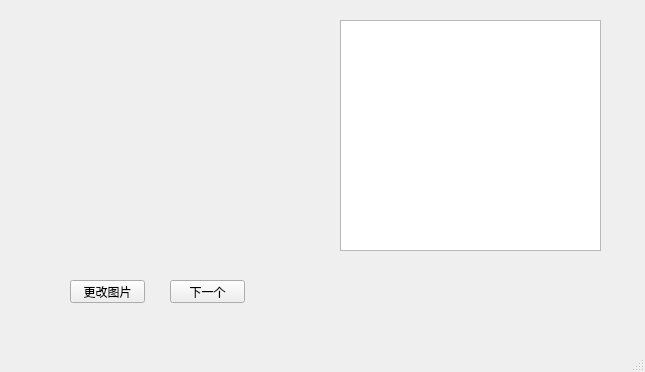
<?xml version="1.0" encoding="UTF-8"?>
<ui version="4.0">
 <class>MainWindow</class>
 <widget class="QMainWindow" name="MainWindow">
  <property name="geometry">
   <rect>
    <x>0</x>
    <y>0</y>
    <width>645</width>
    <height>372</height>
   </rect>
  </property>
  <property name="windowTitle">
   <string>MainWindow</string>
  </property>
  <widget class="QWidget" name="centralwidget">
   <widget class="QPushButton" name="pushButton">
    <property name="geometry">
     <rect>
      <x>70</x>
      <y>280</y>
      <width>75</width>
      <height>23</height>
     </rect>
    </property>
    <property name="text">
     <string>更改图片</string>
    </property>
   </widget>
   <widget class="QLabel" name="label">
    <property name="geometry">
     <rect>
      <x>40</x>
      <y>20</y>
      <width>241</width>
      <height>231</height>
     </rect>
    </property>
    <property name="styleSheet">
     <string notr="true">image: url(:/my_pic/pic/1234.jpg);</string>
    </property>
    <property name="text">
     <string/>
    </property>
   </widget>
   <widget class="QGraphicsView" name="graphicsView">
    <property name="geometry">
     <rect>
      <x>340</x>
      <y>20</y>
      <width>261</width>
      <height>231</height>
     </rect>
    </property>
    <property name="styleSheet">
     <string notr="true">border-image: url(:/my_pic/pic/12.jpg);</string>
    </property>
   </widget>
   <widget class="QPushButton" name="pushButton_2">
    <property name="geometry">
     <rect>
      <x>170</x>
      <y>280</y>
      <width>75</width>
      <height>23</height>
     </rect>
    </property>
    <property name="text">
     <string>下一个</string>
    </property>
   </widget>
  </widget>
  <widget class="QMenuBar" name="menubar">
   <property name="geometry">
    <rect>
     <x>0</x>
     <y>0</y>
     <width>645</width>
     <height>27</height>
    </rect>
   </property>
  </widget>
  <widget class="QStatusBar" name="statusbar"/>
 </widget>
 <resources>
  <include location="image.qrc"/>
 </resources>
 <connections>
  <connection>
   <sender>pushButton</sender>
   <signal>clicked()</signal>
   <receiver>MainWindow</receiver>
   <slot>openImage()</slot>
   <hints>
    <hint type="sourcelabel">
     <x>136</x>
     <y>329</y>
    </hint>
    <hint type="destinationlabel">
     <x>213</x>
     <y>317</y>
    </hint>
   </hints>
  </connection>
  <connection>
   <sender>pushButton_2</sender>
   <signal>clicked()</signal>
   <receiver>MainWindow</receiver>
   <slot>nextImage()</slot>
   <hints>
    <hint type="sourcelabel">
     <x>238</x>
     <y>326</y>
    </hint>
    <hint type="destinationlabel">
     <x>257</x>
     <y>343</y>
    </hint>
   </hints>
  </connection>
 </connections>
 <slots>
  <slot>openImage()</slot>
  <slot>nextImage()</slot>
 </slots>
</ui>
